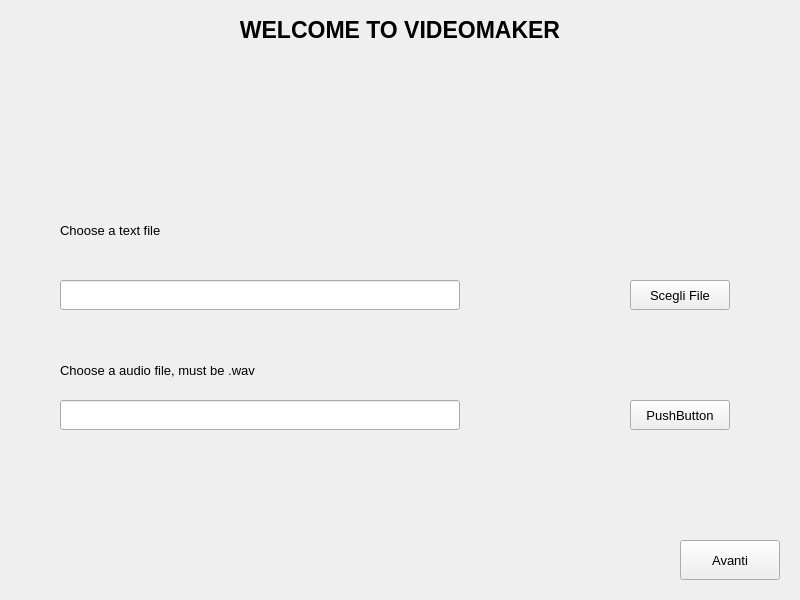
<?xml version="1.0" encoding="UTF-8"?>
<ui version="4.0">
 <class>mainWindow</class>
 <widget class="QWidget" name="mainWindow">
  <property name="geometry">
   <rect>
    <x>0</x>
    <y>0</y>
    <width>800</width>
    <height>600</height>
   </rect>
  </property>
  <property name="windowTitle">
   <string>File Selector</string>
  </property>
  <widget class="QLabel" name="label_title">
   <property name="geometry">
    <rect>
     <x>0</x>
     <y>0</y>
     <width>800</width>
     <height>60</height>
    </rect>
   </property>
   <property name="font">
    <font>
     <pointsize>17</pointsize>
     <weight>75</weight>
     <bold>true</bold>
    </font>
   </property>
   <property name="layoutDirection">
    <enum>Qt::LeftToRight</enum>
   </property>
   <property name="text">
    <string>WELCOME TO VIDEOMAKER</string>
   </property>
   <property name="alignment">
    <set>Qt::AlignCenter</set>
   </property>
  </widget>
  <widget class="QLabel" name="label_text_description">
   <property name="geometry">
    <rect>
     <x>60</x>
     <y>210</y>
     <width>121</width>
     <height>41</height>
    </rect>
   </property>
   <property name="font">
    <font>
     <pointsize>10</pointsize>
    </font>
   </property>
   <property name="text">
    <string>Choose a text file</string>
   </property>
  </widget>
  <widget class="QLineEdit" name="text_path">
   <property name="geometry">
    <rect>
     <x>60</x>
     <y>280</y>
     <width>400</width>
     <height>30</height>
    </rect>
   </property>
   <property name="text">
    <string/>
   </property>
  </widget>
  <widget class="QLineEdit" name="audio_path">
   <property name="geometry">
    <rect>
     <x>60</x>
     <y>400</y>
     <width>400</width>
     <height>30</height>
    </rect>
   </property>
   <property name="font">
    <font>
     <pointsize>10</pointsize>
    </font>
   </property>
  </widget>
  <widget class="QLabel" name="label_audio_description">
   <property name="geometry">
    <rect>
     <x>60</x>
     <y>360</y>
     <width>361</width>
     <height>21</height>
    </rect>
   </property>
   <property name="font">
    <font>
     <pointsize>10</pointsize>
    </font>
   </property>
   <property name="text">
    <string>Choose a audio file, must be .wav</string>
   </property>
  </widget>
  <widget class="QPushButton" name="button_path_text">
   <property name="geometry">
    <rect>
     <x>630</x>
     <y>280</y>
     <width>100</width>
     <height>30</height>
    </rect>
   </property>
   <property name="font">
    <font>
     <pointsize>10</pointsize>
    </font>
   </property>
   <property name="text">
    <string>Scegli File</string>
   </property>
  </widget>
  <widget class="QPushButton" name="button_path_audio">
   <property name="geometry">
    <rect>
     <x>630</x>
     <y>400</y>
     <width>100</width>
     <height>30</height>
    </rect>
   </property>
   <property name="font">
    <font>
     <pointsize>10</pointsize>
    </font>
   </property>
   <property name="text">
    <string>PushButton</string>
   </property>
  </widget>
  <widget class="QPushButton" name="button_new_window">
   <property name="geometry">
    <rect>
     <x>680</x>
     <y>540</y>
     <width>100</width>
     <height>40</height>
    </rect>
   </property>
   <property name="font">
    <font>
     <pointsize>10</pointsize>
    </font>
   </property>
   <property name="text">
    <string>Avanti</string>
   </property>
  </widget>
 </widget>
 <resources/>
 <connections/>
</ui>
